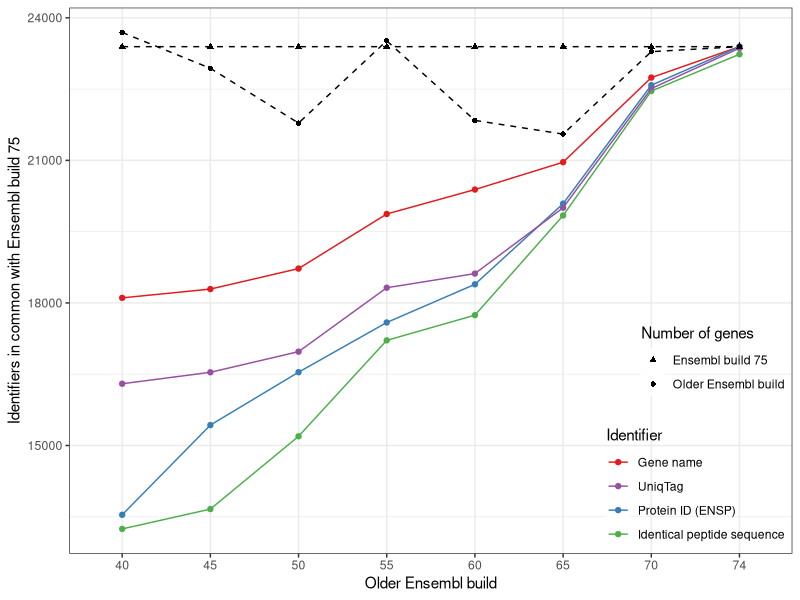
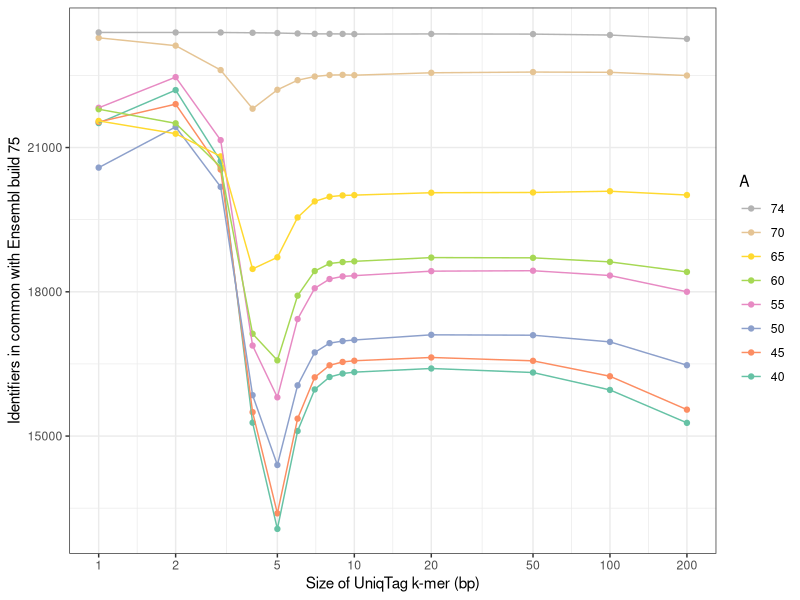

The R source for these figures, in order:
## ---- chunk 1
library(ggplot2)
library(knitr) # for kable
library(reshape2)
library(scales) # for alpha
## ---- chunk 2
data.orig <- read.delim('uniqtag.tsv',
	colClasses = c(A = 'factor', B = 'factor'))
x <- do.call(rbind, strsplit(as.character(data.orig$Table), '.', fixed = TRUE))
colnames(x) <- c('Data', 'Transform', 'Identifier')
data <- cbind(data.orig, x)
rm(x)
data$k <- as.integer(gsub('^[a-z]*', '', data$Identifier))

build.wide <- with(data,
	data.frame(Build.A = A, Build.B = B,
		Num.A = Only.A + Both, Num.B = Only.B + Both))
build.tall <- melt(build.wide, id.vars = c('Build.A', 'Build.B'),
	variable.name = 'Build', value.name = 'Count')
## ---- chunk 3
data.subset <- subset(data, data$k == 9 | is.na(data$k))
aes.data <- aes(x = A, y = Both,
	group = Table, colour = Identifier)
aes.build <- aes(x = Build.A, y = Count,
	group = Build, shape = Build)
ggplot() +
	geom_point(aes.data, data.subset) +
	geom_line(aes.data, data.subset) +
	scale_colour_brewer(palette = 'Set1',
		breaks = c('gene', 'uniqtag9', 'id', 'seq'),
		labels = c('Gene name', 'UniqTag',
			'Protein ID (ENSP)', 'Identical peptide sequence')) +

	geom_point(aes.build, build.tall) +
	geom_line(aes.build, build.tall, linetype = 'dashed') +
	scale_shape(name = 'Number of genes',
		breaks = c('Num.B', 'Num.A'),
		labels = c('Ensembl build 75', 'Older Ensembl build')) +

	theme_bw() +
	theme(legend.position = c(1.0, 0),
		legend.justification = c(1, 0),
		legend.box.just = 'right',
		legend.background = element_rect(fill = alpha('white', 0))) +
	xlab('Older Ensembl build') +
	ylab('Identifiers in common with Ensembl build 75')
## ---- chunk 4
ggplot(na.omit(data), aes(x = k, y = Both, group = A, colour = A)) +
	geom_point() +
	geom_line() +
	scale_x_continuous(trans = log_trans(),
		breaks = c(1, 2, 5, 10, 20, 50, 100, 200)) +
	scale_colour_brewer(palette = 'Set2') +
	guides(colour = guide_legend(reverse = TRUE)) +
	theme_bw() +
	xlab('Size of UniqTag k-mer (bp)') +
	ylab('Identifiers in common with Ensembl build 75')
## ---- chunk 5
kable(data)
